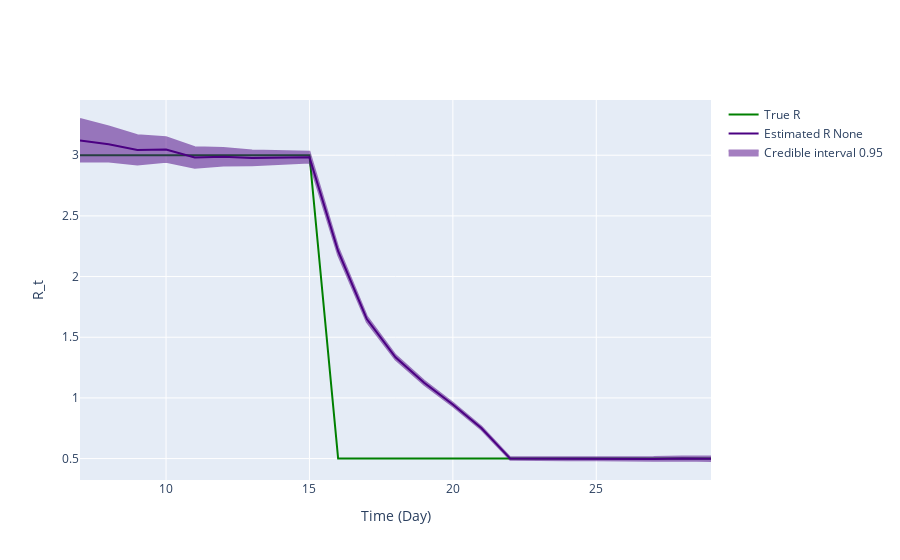

Notebook code for this chart:
### Markdown cell above
## Inference plot using class method results

### Code cell
fig = ReproductionNumberPlot()

fig.add_ground_truth_rt(ground_truth)
fig.add_interval_rt(intervals)

fig.update_labels(time_label='Time (Day)', r_label='R_t')

fig.show_figure()

### Figure 1 — Plotly figure (JSON) as saved in the notebook; plotly's stock layout.template omitted (floating-point values rounded to 4 significant figures)
{"data": [{"line": {"color": "green"}, "mode": "lines", "name": "True R", "type": "scatter", "x": [7, 8, 9, 10, 11, 12, 13, 14, 15, 16, 17, 18, 19, 20, 21, 22, 23, 24, 25, 26, 27, 28, 29], "y": [3, 3, 3, 3, 3, 3, 3, 3, 3, 0.5, 0.5, 0.5, 0.5, 0.5, 0.5, 0.5, 0.5, 0.5, 0.5, 0.5, 0.5, 0.5, 0.5]}, {"line": {"color": "indigo"}, "mode": "lines", "name": "Estimated R None", "type": "scatter", "x": [7, 8, 9, 10, 11, 12, 13, 14, 15, 16, 17, 18, 19, 20, 21, 22, 23, 24, 25, 26, 27, 28, 29], "y": [3.121, 3.091, 3.044, 3.046, 2.981, 2.986, 2.978, 2.979, 2.984, 2.209, 1.649, 1.335, 1.125, 0.9459, 0.7501, 0.4997, 0.4995, 0.4982, 0.4983, 0.4945, 0.4968, 0.5011, 0.4982]}, {"fill": "toself", "fillcolor": "indigo", "line": {"color": "indigo"}, "mode": "lines", "name": "Credible interval 0.95", "opacity": 0.5, "showlegend": true, "type": "scatter", "x": [7, 8, 9, 10, 11, 12, 13, 14, 15, 16, 17, 18, 19, 20, 21, 22, 23, 24, 25, 26, 27, 28, 29, 29, 28, 27, 26, 25, 24, 23, 22, 21, 20, 19, 18, 17, 16, 15, 14, 13, 12, 11, 10, 9, 8, 7], "y": [3.298, 3.236, 3.165, 3.149, 3.066, 3.059, 3.039, 3.031, 3.028, 2.241, 1.673, 1.354, 1.141, 0.9602, 0.7627, 0.51, 0.5102, 0.5098, 0.5111, 0.5084, 0.5121, 0.518, 0.5166, 0.4801, 0.4846, 0.4817, 0.4807, 0.4857, 0.4867, 0.4889, 0.4894, 0.7376, 0.9316, 1.109, 1.316, 1.626, 2.177, 2.94, 2.927, 2.917, 2.915, 2.896, 2.945, 2.924, 2.949, 2.949]}], "layout": {"hovermode": "x unified", "xaxis": {"title": {"text": "Time (Day)"}}, "yaxis": {"title": {"text": "R_t"}}}}
